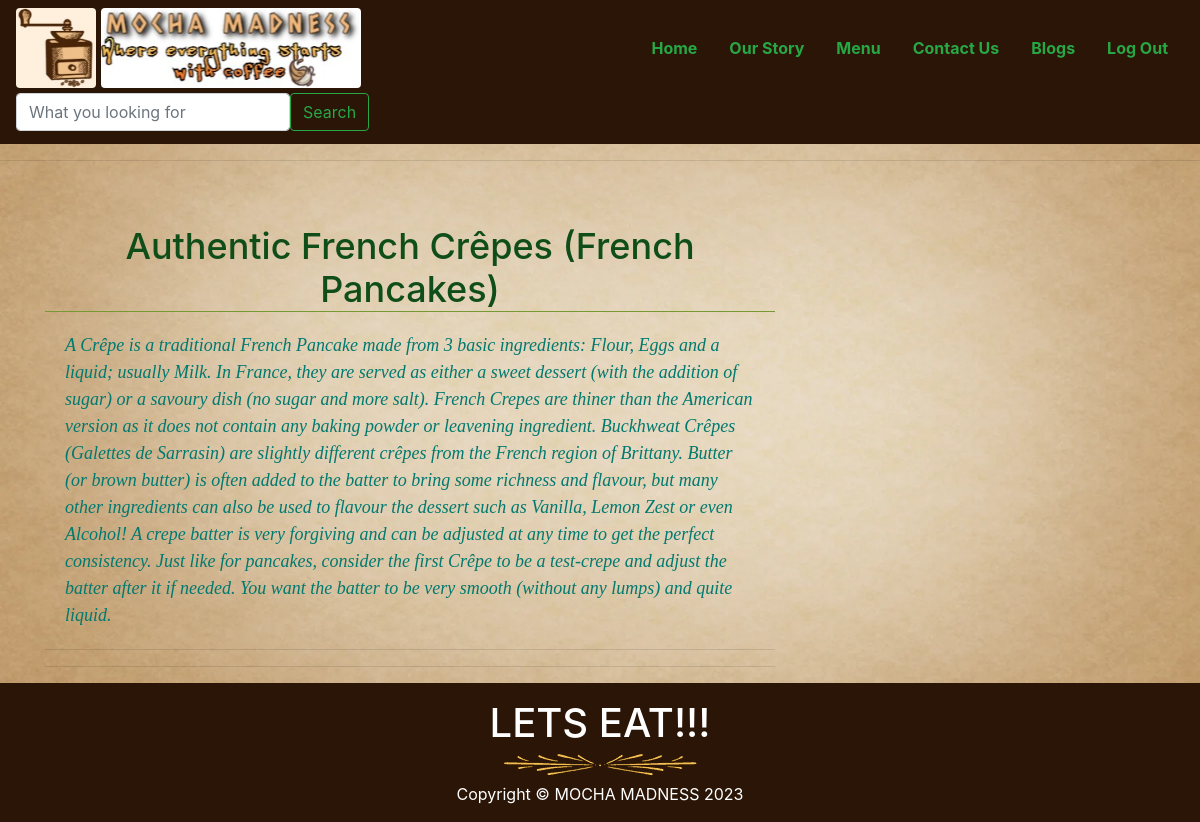
The page /readmore/4 on the database its author committed.
### myapp/models.py (models this page shows)
class Blogs(models.Model):
    image=models.ImageField(upload_to='image/')
    title= models.CharField(max_length=60)
    desc=models.CharField(max_length=2000)
    postby=models.CharField(max_length=20)                              # can also take TextField instead of CharField

### myapp/views.py (the view)
# urls.py: path('readmore/<int:id>', views.readmore),
def readmore(request,id):
    data=Blogs.objects.get(id=id)
    return render(request,"readmore.html",{"data":data})

### myapp/Templates/readmore.html (shortened to what this page needs)
<!DOCTYPE html>
{% load static %}
{% include 'header.html' %}
<html lang="en">
<head>
  <link rel="stylesheet" href="https://stackpath.bootstrapcdn.com/bootstrap/4.3.1/css/bootstrap.min.css"
>
</head>
<body>
  <hr><br>
  <div class="container">
    <div class="row">
      <div class="col-lg-8">
        <h1 class="title text-center mt-4">{{data.title}}</h1>
        <p class="desc lead">
          {{data.desc}}
        </p>
        <hr>
        <hr>
        </div>
        </div>
      </div>
</body>
</html>
{% include 'footer.html' %}

### myapp/Templates/readmore.html (style rules this page uses)
body { background:url('/static/bg2.webp'); background-repeat : no-repeat; background-attachment: fixed; background-size: 100% 100%; }
.title { font-size:36px; color:#0f4d19; border-bottom:1px solid #779933; }
.desc { color : #01796f; font-weight:lighter; font-family:moonlight; font-style:italic; font-size:18px; margin: 20px }

### rows shown on the page
Blogs: title "Authentic French Crêpes (French Pancakes)", desc "A Crêpe is a traditional French Pancake made from 3 basic ingredients: Flour, Eggs and a liquid; usually Milk. In France, they are served as either a sweet dessert (with the addition of sugar) or a savoury dish (no sugar and more salt). French Crepes are thiner than the American version as it does not contain any baking powder or leavening ingredient. Buckhweat Crêpes (Galettes de Sarrasin) are slightly different crêpes from the French region of Brittany. Butter (or brown butter) is often added to the batter to bring some richness and flavour, but many other ingredients can also be used to flavour the dessert such as Vanilla, Lemon Zest or even Alcohol! A crepe batter is very forgiving and…"
